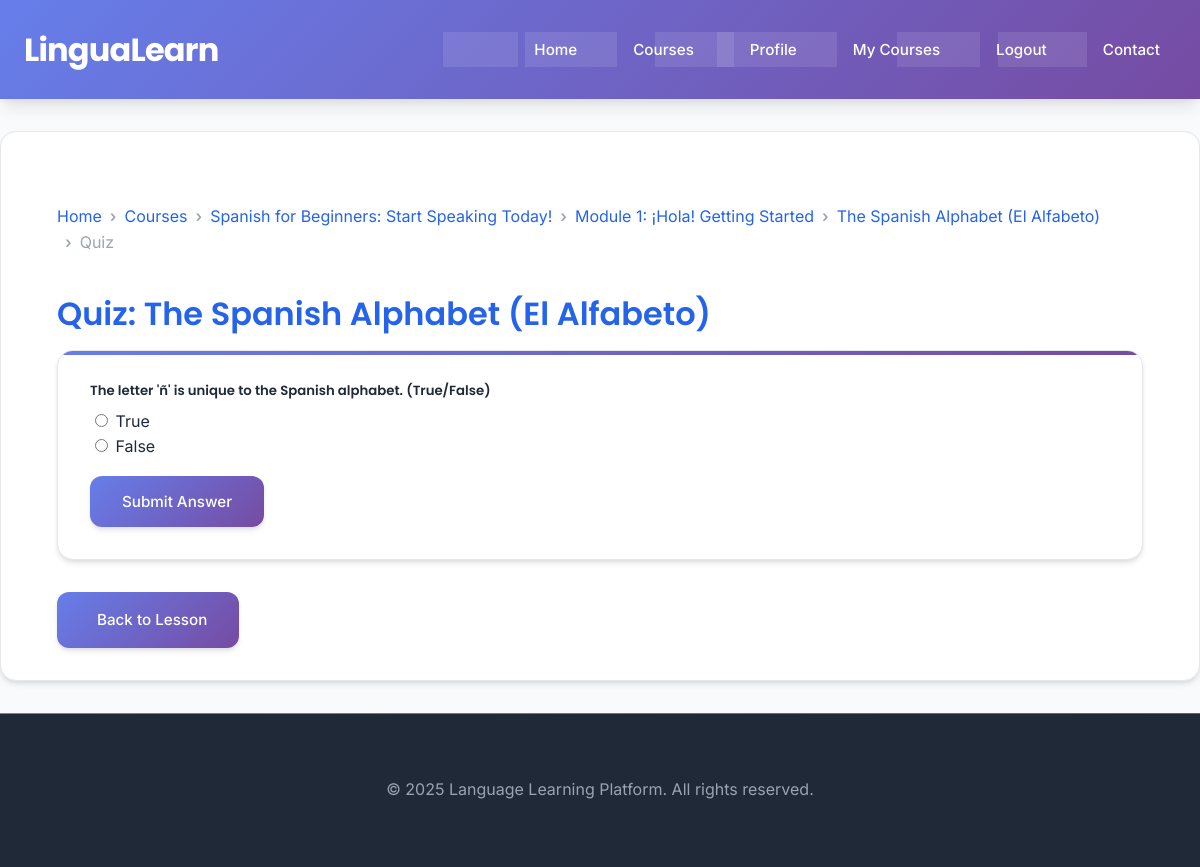
/quiz/3/take (signed in), run on the app's committed database.
### app.py (models this page shows, shortened)
class Course(db.Model):
    __tablename__ = 'courses'
    id = db.Column(db.Integer, primary_key=True)
    language = db.Column(db.String(50), nullable=False)
    level = db.Column(db.String(50), nullable=False) # Beginner, Intermediate, Advanced
    title = db.Column(db.String(100), nullable=False)
    description = db.Column(db.Text, nullable=True)
    image_url = db.Column(db.String(200), nullable=True) # For course thumbnail/banner
    learning_objectives = db.Column(db.Text, nullable=True) # What students will learn
    modules = db.relationship('Module', backref='course', lazy=True, cascade="all, delete-orphan")

class Module(db.Model):
    __tablename__ = 'modules'
    id = db.Column(db.Integer, primary_key=True)
    course_id = db.Column(db.Integer, db.ForeignKey('courses.id'), nullable=False)
    title = db.Column(db.String(150), nullable=False)
    order = db.Column(db.Integer, nullable=False) # To order modules within a course
    description = db.Column(db.Text, nullable=True) # Optional description for the module
    lessons = db.relationship('Lesson', backref='module', lazy=True, cascade="all, delete-orphan", order_by='Lesson.lesson_number')

class Lesson(db.Model):
    __tablename__ = 'lessons'
    id = db.Column(db.Integer, primary_key=True)
    module_id = db.Column(db.Integer, db.ForeignKey('modules.id'), nullable=False)
    lesson_number = db.Column(db.Integer, nullable=False) # For ordering within a module
    title = db.Column(db.String(100), nullable=False)
    content = db.Column(db.Text, nullable=False) # Rich text, paths to images/audio
    video_url = db.Column(db.String(200), nullable=True)
    estimated_duration = db.Column(db.String(50), nullable=True) # e.g., "20 minutes"
    quizzes = db.relationship('Quiz', backref='lesson', lazy=True, cascade="all, delete-orphan")

class Quiz(db.Model):
    __tablename__ = 'quizzes'
    id = db.Column(db.Integer, primary_key=True)
    lesson_id = db.Column(db.Integer, db.ForeignKey('lessons.id'), nullable=False)
    question = db.Column(db.Text, nullable=False)
    options = db.Column(db.String(500), nullable=True) # e.g., JSON: {"a": "Option A", "b": "Option B"}
    correct_answer = db.Column(db.String(100), nullable=False)
    quiz_type = db.Column(db.String(20), default='multiple_choice') # 'multiple_choice', 'fill_in_blank'
    quiz_attempts = db.relationship('QuizAttempt', backref='quiz', lazy=True)

### app.py (the view, shortened to what this page needs)
@app.route('/quiz/<int:quiz_id>/take', methods=['GET', 'POST'])
@login_required
def take_quiz(quiz_id):
    quiz = Quiz.query.options(
        db.joinedload(Quiz.lesson).joinedload(Lesson.module).joinedload(Module.course)
    ).get_or_404(quiz_id)
    lesson = quiz.lesson
    module = lesson.module
    course = module.course
    options = quiz.options.split(',') if quiz.options else []
    return render_template('take_quiz.html',
                           title=f"Quiz: {quiz.question[:30]}...",
                           quiz=quiz,
                           options=options,
                           lesson=lesson,
                           module=module,
                           course=course)

### app.py (called while the page is built)
@login_manager.user_loader
def load_user(user_id):
    return User.query.get(int(user_id))

@app.context_processor
def inject_current_year():
    return {'current_year': datetime.datetime.utcnow().year}

### templates/take_quiz.html (shortened to what this page needs)
{% extends "base.html" %}
{% block content %}
<div class="container mt-4">
    {% if quiz and lesson and module and course %}
        <nav aria-label="breadcrumb">
            <ol class="breadcrumb">
                <li class="breadcrumb-item"><a href="{{ url_for('index') }}">Home</a></li>
                <li class="breadcrumb-item"><a href="{{ url_for('courses') }}">Courses</a></li>
                <li class="breadcrumb-item"><a href="{{ url_for('course_detail', course_id=course.id) }}">{{ course.title }}</a></li>
                <li class="breadcrumb-item"><a href="{{ url_for('course_detail', course_id=course.id) }}#heading{{ module.id }}">{{ module.title }}</a></li>
                <li class="breadcrumb-item"><a href="{{ url_for('lesson_view', lesson_id=lesson.id) }}">{{ lesson.title }}</a></li>
                <li class="breadcrumb-item active" aria-current="page">Quiz</li>
            </ol>
        </nav>
        <h2 class="mb-3">Quiz: {{ lesson.title }}</h2>
        <div class="card shadow-sm">
            <div class="card-header">
                <h5>{{ quiz.question }}</h5>
            </div>
            <div class="card-body">
                <form method="POST" action="{{ url_for('take_quiz', quiz_id=quiz.id) }}">
                    {% if quiz.quiz_type == 'multiple_choice' and options %}
                        <div class="mb-3">
                            {% for option in options %}
                            <div class="form-check">
                                <input class="form-check-input" type="radio" name="selected_answer" id="option{{ loop.index }}" value="{{ option.strip() }}" required>
                                <label class="form-check-label" for="option{{ loop.index }}">
                                    {{ option.strip() }}
                                </label>
                            </div>
                            {% endfor %}
                        </div>
                    {% elif quiz.quiz_type == 'true_false' %}
                        <div class="mb-3">
                            <div class="form-check">
                                <input class="form-check-input" type="radio" name="selected_answer" id="option_true" value="True" required>
                                <label class="form-check-label" for="option_true">
                                    True
                                </label>
                            </div>
                            <div class="form-check">
                                <input class="form-check-input" type="radio" name="selected_answer" id="option_false" value="False" required>
                                <label class="form-check-label" for="option_false">
                                    False
                                </label>
                            </div>
                        </div>
                    {% elif quiz.quiz_type == 'short_answer' %}
                        <div class="mb-3">
                            <label for="short_answer_text" class="form-label">Your Answer:</label>
                            <textarea class="form-control" id="short_answer_text" name="selected_answer" rows="3" required></textarea>
                        </div>
                    {% else %}
                        <p class="text-muted">This quiz type is not yet fully supported for display.</p>
                    {% endif %}
                    {% if quiz.quiz_type in ['multiple_choice', 'true_false', 'short_answer'] %}
                        <button type="submit" class="btn btn-primary">Submit Answer</button>
                    {% endif %}
                </form>
            </div>
        </div>
        <div class="mt-4">
            <a href="{{ url_for('lesson_view', lesson_id=lesson.id) }}" class="btn btn-outline-secondary">Back to Lesson</a>
        </div>
    {% else %}
        <div class="alert alert-danger" role="alert">
            <h2>Quiz Not Found</h2>
            <p>The quiz you are looking for does not exist or could not be loaded.</p>
            <a href="{{ url_for('courses') }}" class="btn btn-primary">Back to Courses</a>
        </div>
    {% endif %}
</div>
{% endblock %}

### static/css/style.css (style rules this page uses)
:root { --primary-blue: #2563eb; --primary-dark: #1d4ed8; --secondary-purple: #7c3aed; --accent-teal: #0d9488; --accent-orange: #ea580c; --gradient-primary: linear-gradient(135deg, #667eea 0%, #764ba2 100%); --gradient-secondary: linear-gradient(135deg, #f093fb 0%, #f5576c 100%); --gradient-accent: linear-gradient(135deg, #4facfe 0%, #00f2fe 100%); --text-primary: #1f2937; --text-secondary: #6b7280; --text-light: #ffffff; --text-muted: #9ca3af; --bg-primary: #ffffff; --bg-secondary: #f8fafc; --bg-dark: #1f2937; --bg-card: #ffffff; --border-light: #e5e7eb; --border-medium: #d1d5db; --shadow-sm: 0 1px 2px 0 rgba(0, 0, 0, 0.05); --shadow-md: 0 4px 6px -1px rgba(0, 0, 0, 0.1), 0 2px 4px -1px rgba(0, 0, 0, 0.06); --shadow-lg: 0 10px 15px -3px rgba(0, 0, 0, 0.1), 0 4px 6px -2px rgba(0, 0, 0, 0.05); --shadow-xl: 0 20px 25px -5px rgba(0, 0, 0, 0.1), 0 10px 10px -5px rgba(0, 0, 0, 0.04); --spacing-xs: 0.25rem; --spacing-sm: 0.5rem; --spacing-md: 1rem; --spacing-lg: 1.5rem; --spacing-xl: 2rem; --spacing-2xl: 3rem; --radius-sm: 0.375rem; --radius-md: 0.5rem; --radius-lg: 0.75rem; --radius-xl: 1rem; }
* { box-sizing: border-box; }
body { font-family: 'Inter', -apple-system, BlinkMacSystemFont, 'Segoe UI', sans-serif; margin: 0; padding: 0; background: var(--bg-secondary); color: var(--text-primary); line-height: 1.6; display: flex; flex-direction: column; min-height: 100vh; font-size: 16px; -webkit-font-smoothing: antialiased; -moz-osx-font-smoothing: grayscale; }
.container { width: 100%; max-width: 1200px; margin: 0 auto; padding: 0 var(--spacing-lg); }
h1, h2, h3, h4, h5, h6 { font-family: 'Poppins', sans-serif; color: var(--text-primary); margin-top: 0; margin-bottom: 0.75em; line-height: 1.2; font-weight: 600; }
h2 { font-size: 2rem; color: var(--primary-blue); }
a { color: var(--primary-blue); text-decoration: none; transition: all 0.3s ease; }
.btn { display: inline-flex; align-items: center; justify-content: center; gap: var(--spacing-sm); background: var(--gradient-primary); color: var(--text-light); padding: var(--spacing-md) var(--spacing-xl); border: none; border-radius: var(--radius-lg); cursor: pointer; text-decoration: none; font-family: 'Inter', sans-serif; font-size: 0.95rem; font-weight: 500; transition: all 0.3s ease; box-shadow: var(--shadow-md); position: relative; overflow: hidden; min-height: 44px; }
.btn::before { content: ''; position: absolute; top: 0; left: -100%; width: 100%; height: 100%; background: linear-gradient(90deg, transparent, rgba(255, 255, 255, 0.2), transparent); transition: left 0.5s ease; }
.btn-primary { background: var(--gradient-primary); }
.card { background: var(--bg-card); border: 1px solid var(--border-light); border-radius: var(--radius-xl); padding: var(--spacing-xl); margin-bottom: var(--spacing-xl); box-shadow: var(--shadow-md); transition: all 0.3s ease; position: relative; overflow: hidden; }
.card::before { content: ''; position: absolute; top: 0; left: 0; right: 0; height: 4px; background: var(--gradient-primary); }
.card-body { padding: 0; }
.mt-4 { margin-top: var(--spacing-lg); }
.mb-3 { margin-bottom: var(--spacing-md); }
.breadcrumb { display: flex; flex-wrap: wrap; padding: var(--spacing-md) 0; margin-bottom: var(--spacing-lg); list-style: none; background: transparent; border-radius: var(--radius-md); }
.breadcrumb-item { display: flex; align-items: center; }
.breadcrumb-item + .breadcrumb-item::before { content: "›"; padding: 0 var(--spacing-sm); color: var(--text-muted); font-weight: 600; }
.breadcrumb-item.active { color: var(--text-muted); }
.breadcrumb-item a { color: var(--primary-blue); text-decoration: none; transition: color 0.3s ease; }

### data on the page
Course: title "Spanish for Beginners: Start Speaking Today!"
Module: title "Module 1: ¡Hola! Getting Started"
Lesson: title "The Spanish Alphabet (El Alfabeto)"
Quiz: question "The letter 'ñ' is unique to the Spanish alphabet. (True/False)"
